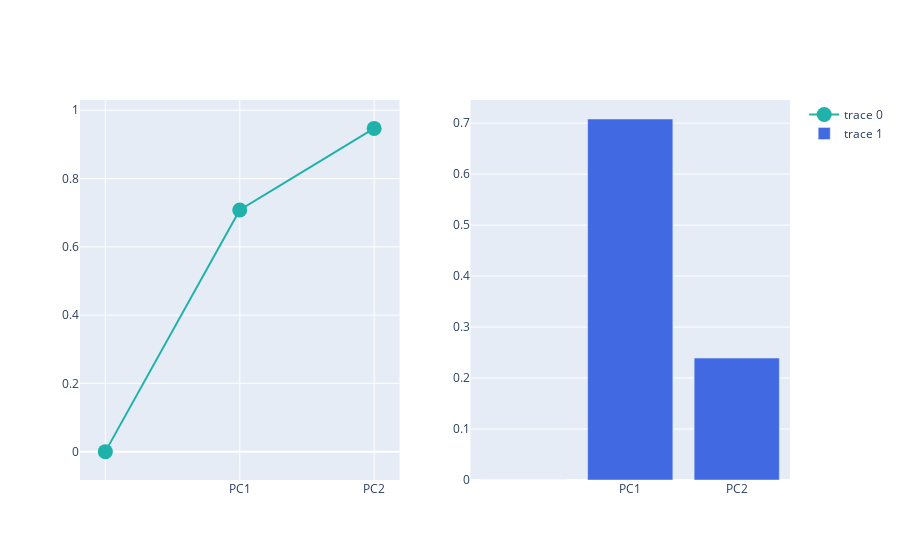

Notebook cell for this chart:
### Code cell
from plotly.subplots import make_subplots
import plotly.graph_objects as go
fig = make_subplots(rows=1, cols=2)

fig.add_trace(
    go.Scatter(
        x=df_var_cum['PC'],
        y=df_var_cum['Cumulative Variance'],
        marker=dict(size=15, color="LightSeaGreen")
    ), row=1, col=1
    )

fig.add_trace(
    go.Bar(
        x=df_var_cum['PC'],
        y=df_var_cum['Explained Variance'],
        marker=dict(color="RoyalBlue"),
    ), row=1, col=2
    )

fig.show()

### Figure 1 — Plotly figure (JSON) as saved in the notebook; plotly's stock layout.template omitted (floating-point values rounded to 4 significant figures)
{"data": [{"marker": {"color": "LightSeaGreen", "size": 15}, "type": "scatter", "x": ["", "PC1", "PC2"], "xaxis": "x", "y": [0, 0.708, 0.947], "yaxis": "y"}, {"marker": {"color": "RoyalBlue"}, "type": "bar", "x": ["", "PC1", "PC2"], "xaxis": "x2", "y": [0, 0.7081, 0.2391], "yaxis": "y2"}], "layout": {"xaxis": {"anchor": "y", "domain": [0, 0.45]}, "xaxis2": {"anchor": "y2", "domain": [0.55, 1]}, "yaxis": {"anchor": "x", "domain": [0, 1]}, "yaxis2": {"anchor": "x2", "domain": [0, 1]}}}
